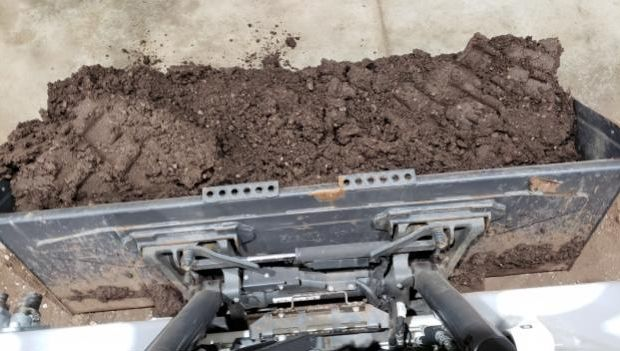
#> input picture OpenCV/Masking/angle1.jpg, 620 x 351 px
$ python computeMask.py
#> lines starting #> are read from the running program, lines starting #| are printed output that depends on the picture; after the words box and inside, x2 and y2 are one past the last pixel; in counts of white or black regions, pixels touching at a corner belong together
## Failed POC to compute a 3D mask using feature points

import cv2 as cv
import numpy as np
import os

#Import Photos

script_dir = os.path.dirname(os.path.abspath(__file__))

img_path = os.path.join(script_dir, "angle1.jpg")
img1 = cv.imread(img_path)
#> img1 is the input picture: shape (351, 620, 3); mean B, G, R 125.2, 130.1, 138.6
img1 = cv.resize(img1, (960,720), cv.INTER_AREA)
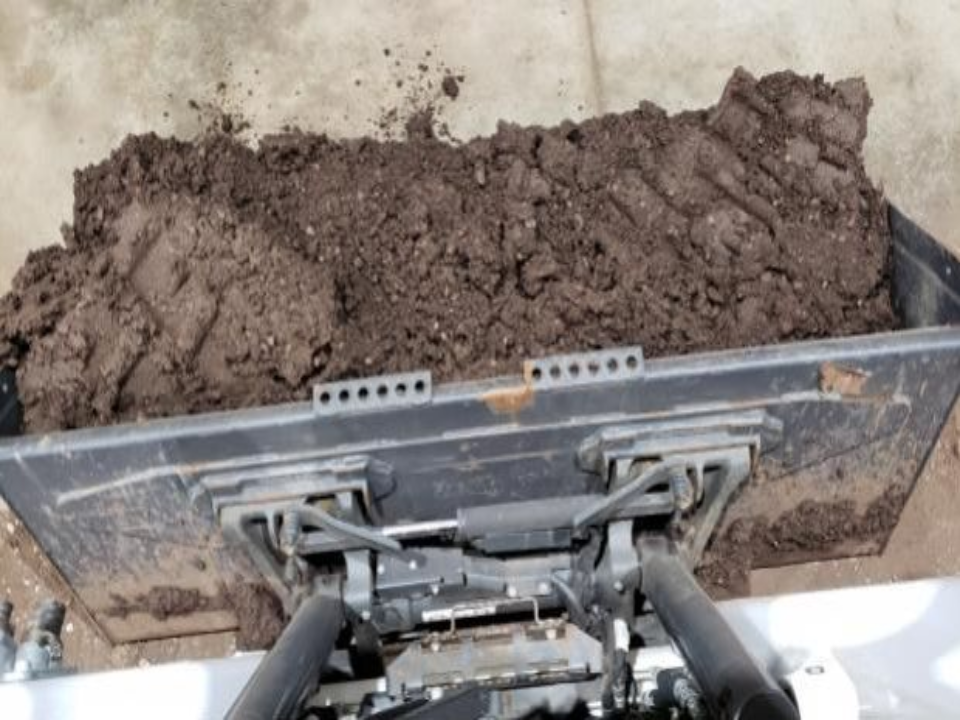
#> img1: shape (720, 960, 3); mean B, G, R 125, 130, 138.4

img_path = os.path.join(script_dir, "angle2.jpg")
img2 = cv.imread(img_path)
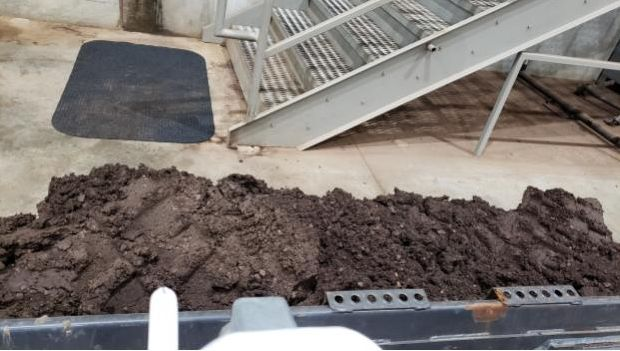
#> input picture OpenCV/Masking/angle2.jpg, 620 x 351 px
#> img2 is the input picture: shape (351, 620, 3); mean B, G, R 113.1, 117.3, 124.9
img2 = cv.resize(img2, (960,720), cv.INTER_AREA)
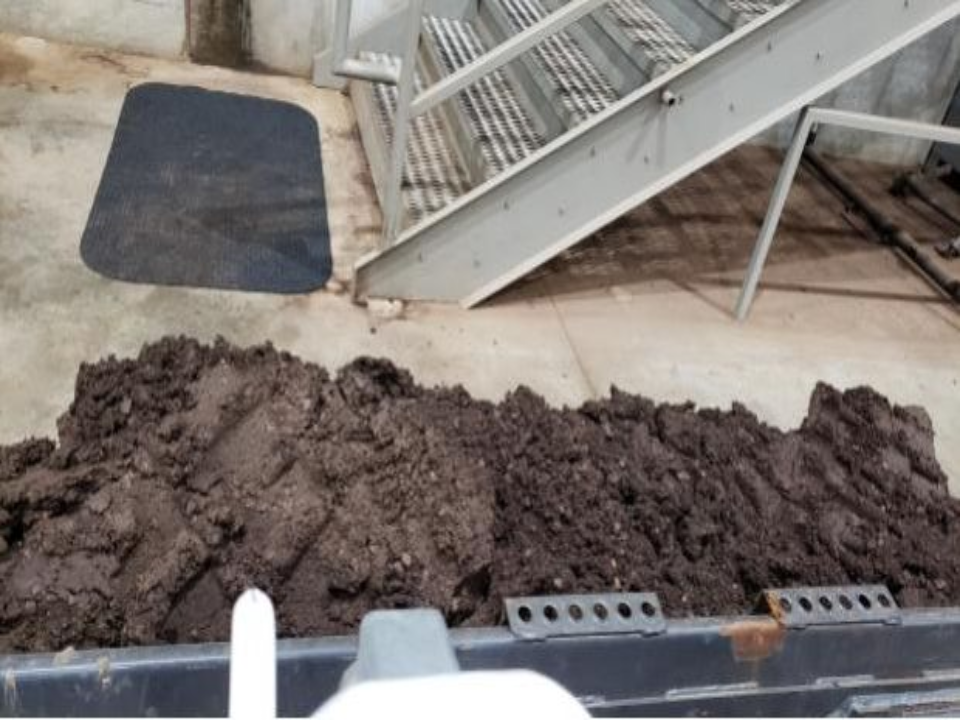
#> img2: shape (720, 960, 3); mean B, G, R 113, 117.2, 124.8

# Configurables

height, width = img1.shape[:2]
#> height = 720; width = 960

F = 0.8 * width
#> F = 768
Cx = width / 2
#> Cx = 480
Cy = height / 2
#> Cy = 360

K = np.array([
    [F, 0, Cx],
    [0, F, Cy],
    [0, 0, 1]
], dtype=np.float64)

# Feature Detection

orb = cv.ORB_create(nfeatures=5000)

keyPoints1, descriptor1 = orb.detectAndCompute(img1, None)
#> keyPoints1 = 5000 keypoints; strongest (x, y, size): (635, 637, 77.1), (363, 391, 53.6), (363, 390, 64.3), (624, 645, 64.3)
keyPoints2, descriptor2 = orb.detectAndCompute(img2, None)
#> keyPoints2 = 5000 keypoints; strongest (x, y, size): (247, 591, 111.1), (248, 588, 92.6), (525, 615, 77.1), (523, 609, 92.6)

bf = cv.BFMatcher(cv.NORM_HAMMING, crossCheck=True)
matches = bf.match(descriptor1, descriptor2)
#> matches = 1263 matches

# Sort matches by quality (optional but recommended)
matches = sorted(matches, key=lambda x: x.distance)

pts1 = np.float64([keyPoints1[m.queryIdx].pt for m in matches])
#> pts1 = 1263 pairs, first value 34 to 896.8, second value 54 to 688
pts2 = np.float64([keyPoints2[m.trainIdx].pt for m in matches])
#> pts2 = 1263 pairs, first value 31 to 921, second value 34 to 684

cam1Pts = np.float64([keyPoints1[m.queryIdx].pt for m in matches])
#> cam1Pts has the same summary as pts1
cam2Pts = np.float64([keyPoints2[m.trainIdx].pt for m in matches])
#> cam2Pts has the same summary as pts2


print(len(matches))
#| 1263
# Calculate Essential Matrix

E, mask = cv.findEssentialMat(cam1Pts, cam2Pts, K,
                              method=cv.RANSAC, prob=0.99, threshold=1.0)
#> E = [[0.0702, 0.703, -0.0186], [0.668, -0.0745, -0.00939], [-0.222, -0.00106, 0.00376]]; mask = 1263 values, max 1 at index 4, min 0 at index 0, mean 0.0214

inliers, R, t, mask = cv.recoverPose(E, cam1Pts, cam2Pts, K)
#> inliers = 863; R = [[0.994, -0.1, -0.0487], [-0.11, -0.952, -0.286], [-0.0176, 0.29, -0.957]]; t = [0.0345, 0.312, 0.95]; mask = 1263 values, max 255 at index 0, min 0 at index 2, mean 174.2

print(len(mask))
#| 1263

# Remove Outlier Points
mask = mask.ravel().astype(bool)

cam1Pts_in = cam1Pts[mask]
#> cam1Pts_in = 863 pairs, first value 34 to 893, second value 54 to 688
cam2Pts_in = cam2Pts[mask]
#> cam2Pts_in = 863 pairs, first value 32 to 921, second value 34 to 684

# Build Projection Matrixes

cam1 = np.hstack((np.eye(3), np.zeros((3,1))))
cam2 = np.hstack((R, t))
#> cam2 = [[0.994, -0.1, -0.0487, 0.0345], [-0.11, -0.952, -0.286, 0.312], [-0.0176, 0.29, -0.957, 0.95]]

cam1 = K @ cam1
cam2 = K @ cam2
#> cam2 = [[754.7, 61.97, -496.7, 482.3], [-91.03, -626.6, -564.3, 581.1], [-0.0176, 0.29, -0.957, 0.95]]

# Triangulate Points

reshapedCam1 = cam1Pts_in.T
reshapedCam2 = cam2Pts_in.T

points4d = cv.triangulatePoints(cam1, cam2, reshapedCam1, reshapedCam2)

triangulatedPts = points4d[:3] / points4d[3]
triangulatedPts = triangulatedPts.T
#> triangulatedPts = 863 rows, first 8: [0.0631, 0.00166, 0.356], [0.0867, 0.141, 0.815], [0.0501, 0.00716, 0.509], [-0.0866, 0.173, 0.632], [0.0147, -0.00165, 0.0537], [0.0312, 0.193, 0.847], [-0.105, 0.169, 0.628], [0.0538, 0.00382, 0.377]

# Create Depth Threshold

Z = triangulatedPts[:,2]
#> Z = 863 values, max 1.03 at index 260, min 0.00615 at index 591, mean 0.579

book = Z < np.mean(Z)

# Draw Mask
for pt in cam1Pts_in:
    cv.circle(img1, tuple(np.int32(pt)), 3, (0,255,0), -1)
#> this loop made 863 passes
#> pt on passes 1 to 3: [616.3, 365.8], [647, 491], [555.7, 371.2]
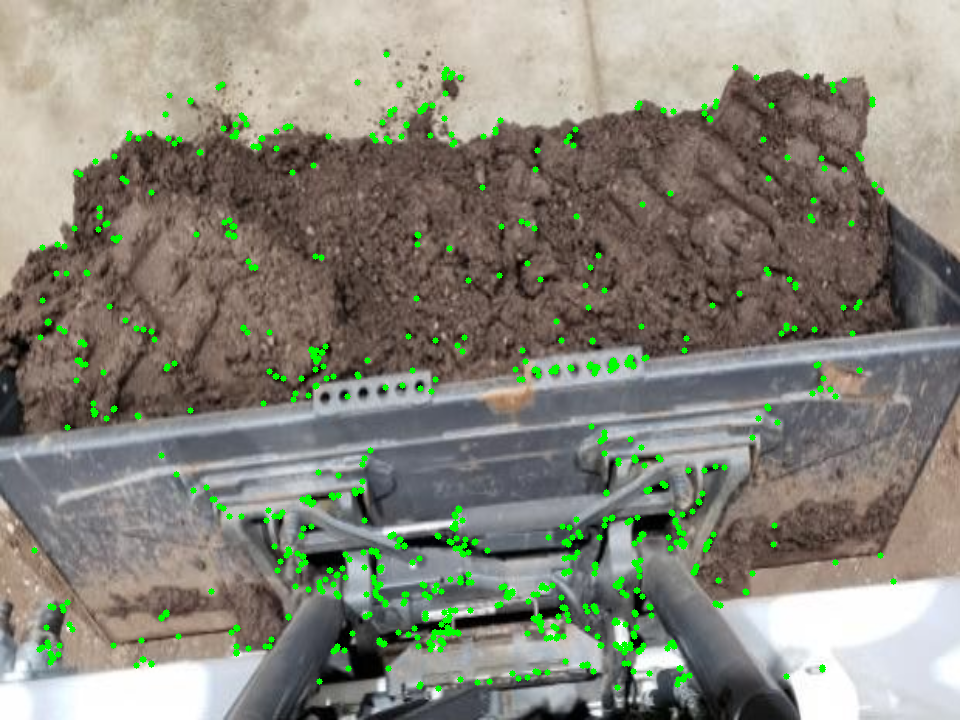
#> img1: shape (720, 960, 3); 2.76% of pixels changed, all inside (x1, y1, x2, y2) = (31, 51, 897, 692)

cv.imshow("Masked Image", img1)

cv.waitKey(0)
